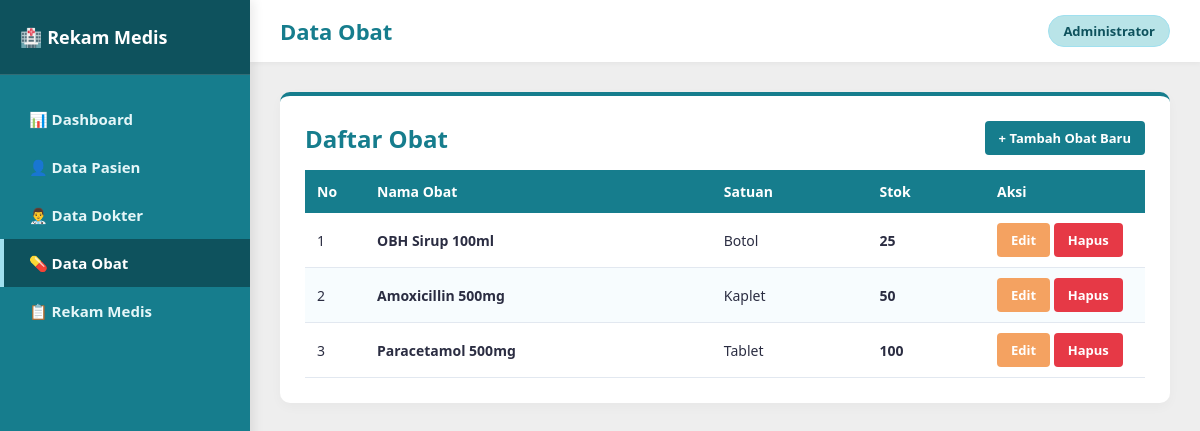
The page /obat/index.php on the database its author committed.
### tables this page shows
CREATE TABLE obat (
    id_obat INT AUTO_INCREMENT PRIMARY KEY,
    nama_obat VARCHAR(100) NOT NULL,
    satuan VARCHAR(30) NOT NULL,
    stok INT NOT NULL
);

### obat/index.php (the view, shortened to what this page needs)
<?php
include '../koneksi.php';
?>
<!DOCTYPE html>
<html lang="id">
<head>
    <link rel="stylesheet" href="../style.css">
</head>
<body>
    <aside class="sidebar">
        <div class="sidebar-header">
            <h2>🏥 Rekam Medis</h2>
        </div>
        <ul class="sidebar-menu">
            <li><a href="../index.php">📊 Dashboard</a></li>
            <li><a href="../pasien/index.php">👤 Data Pasien</a></li>
            <li><a href="../dokter/index.php">👨‍⚕️ Data Dokter</a></li>
            <li><a href="index.php" class="active">💊 Data Obat</a></li>
            <li><a href="../rekam_medis/index.php">📋 Rekam Medis</a></li>
        </ul>
    </aside>
    <main class="main-content">
        <div class="top-bar">
            <h1>Data Obat</h1>
            <span class="user-badge">Administrator</span>
        </div>
        <div class="card">
            <div style="display: flex; justify-content: space-between; align-items: center; margin-bottom: 15px;">
                <h2 style="border: none; margin: 0; padding: 0;">Daftar Obat</h2>
                <a href="tambah.php" class="btn">+ Tambah Obat Baru</a>
            </div>
            <table>
                <thead>
                    <tr>
                        <th style="width: 60px;">No</th>
                        <th>Nama Obat</th>
                        <th>Satuan</th>
                        <th>Stok</th>
                        <th style="width: 160px;">Aksi</th>
                    </tr>
                </thead>
                <tbody>
                    <?php
                    $no = 1;
                    $query = mysqli_query($conn, "SELECT * FROM obat ORDER BY id_obat DESC");
                    if (mysqli_num_rows($query) > 0) {
                        while ($d = mysqli_fetch_assoc($query)) {
                    ?>
                    <tr>
                        <td><?= $no++ ?></td>
                        <td><b><?= $d['nama_obat'] ?></b></td>
                        <td><?= $d['satuan'] ?></td>
                        <td><b><?= $d['stok'] ?></b></td>
                        <td>
                            <a href="edit.php?id=<?= $d['id_obat'] ?>" class="btn btn-warning">Edit</a>
                            <a href="hapus.php?id=<?= $d['id_obat'] ?>" onclick="return confirm('Yakin ingin menghapus data obat ini?')" class="btn btn-danger">Hapus</a>
                        </td>
                    </tr>
                    <?php
                        }
                    } else {
                        echo "<tr><td colspan='5' style='text-align:center;'>Belum ada data obat.</td></tr>";
                    }
                    ?>
                </tbody>
            </table>
        </div>
    </main>
</body>
</html>

### style.css (style rules this page uses)
:root { --primary: #167D8D; --primary-dark: #0E525D; --secondary: #A0E0EF; --accent-light: #B9E4E8; --light-bg: #EEEEEE; --card-bg: #ffffff; --text-color: #2b2d42; --danger: #e63946; --warning: #f4a261; --sidebar-width: 250px; }
* { box-sizing: border-box; }
body { font-family: 'Segoe UI', Tahoma, Geneva, Verdana, sans-serif; background-color: var(--light-bg); color: var(--text-color); margin: 0; padding: 0; display: flex; min-height: 100vh; }
.sidebar { width: var(--sidebar-width); background-color: var(--primary); color: white; position: fixed; top: 0; bottom: 0; left: 0; display: flex; flex-direction: column; box-shadow: 4px 0 10px rgba(0,0,0,0.08); z-index: 100; }
.sidebar-header { padding: 25px 20px; background-color: var(--primary-dark); border-bottom: 1px solid rgba(255,255,255,0.15); }
.sidebar-header h2 { margin: 0; font-size: 18px; color: #ffffff; display: flex; align-items: center; gap: 10px; }
.sidebar-menu { list-style: none; padding: 20px 0; margin: 0; }
.sidebar-menu li a { display: flex; align-items: center; gap: 12px; padding: 14px 25px; color: #e5f6f8; text-decoration: none; font-weight: 600; font-size: 15px; transition: all 0.3s ease; border-left: 4px solid transparent; }
.sidebar-menu li a:hover, .sidebar-menu li a.active { background-color: var(--primary-dark); color: #ffffff; border-left-color: var(--secondary); }
.main-content { margin-left: var(--sidebar-width); flex: 1; padding: 30px; }
.top-bar { background: white; padding: 15px 30px; margin: -30px -30px 30px -30px; box-shadow: 0 2px 5px rgba(0,0,0,0.04); display: flex; justify-content: space-between; align-items: center; }
.top-bar h1 { margin: 0; font-size: 22px; color: var(--primary); }
.user-badge { background: var(--accent-light); color: var(--primary-dark); padding: 6px 14px; border-radius: 20px; font-weight: 600; font-size: 13px; border: 1px solid var(--secondary); }
.card { background: var(--card-bg); padding: 25px; border-radius: 10px; box-shadow: 0 4px 12px rgba(0,0,0,0.03); margin-bottom: 25px; border-top: 4px solid var(--primary); }
.card h2 { margin-top: 0; color: var(--primary); }
table { width: 100%; border-collapse: collapse; margin-top: 15px; }
table th { background-color: var(--primary); color: white; padding: 12px; text-align: left; font-size: 14px; }
table td { padding: 10px 12px; border-bottom: 1px solid #e2e8f0; font-size: 14px; }
table tr:nth-child(even) { background-color: #f7fcfe; }
.btn { display: inline-block; padding: 8px 14px; background-color: var(--primary); color: white; border: none; border-radius: 4px; cursor: pointer; text-decoration: none; font-size: 13px; font-weight: 600; transition: 0.2s; }
.btn-warning { background-color: var(--warning); color: #ffffff; }
.btn-danger { background-color: var(--danger); }

### rows shown on the page
obat: nama_obat "OBH Sirup 100ml", satuan "Botol", stok "25"
obat: nama_obat "Amoxicillin 500mg", satuan "Kaplet", stok "50"
obat: nama_obat "Paracetamol 500mg", satuan "Tablet", stok "100"
